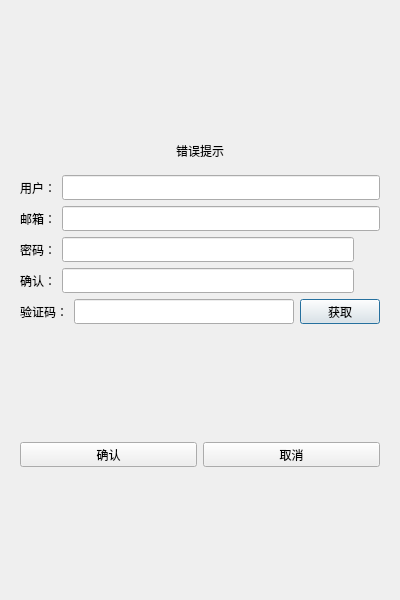
<?xml version="1.0" encoding="UTF-8"?>
<ui version="4.0">
 <class>RegisterDialog</class>
 <widget class="QDialog" name="RegisterDialog">
  <property name="geometry">
   <rect>
    <x>0</x>
    <y>0</y>
    <width>400</width>
    <height>600</height>
   </rect>
  </property>
  <property name="minimumSize">
   <size>
    <width>400</width>
    <height>600</height>
   </size>
  </property>
  <property name="maximumSize">
   <size>
    <width>400</width>
    <height>600</height>
   </size>
  </property>
  <property name="windowTitle">
   <string>Dialog</string>
  </property>
  <layout class="QVBoxLayout" name="verticalLayout_2">
   <item>
    <layout class="QVBoxLayout" name="verticalLayout">
     <item>
      <widget class="QStackedWidget" name="stackedWidget">
       <property name="currentIndex">
        <number>0</number>
       </property>
       <widget class="QWidget" name="page">
        <layout class="QVBoxLayout" name="verticalLayout_3">
         <item>
          <spacer name="verticalSpacer">
           <property name="orientation">
            <enum>Qt::Orientation::Vertical</enum>
           </property>
           <property name="sizeHint" stdset="0">
            <size>
             <width>20</width>
             <height>40</height>
            </size>
           </property>
          </spacer>
         </item>
         <item>
          <widget class="QWidget" name="widget" native="true">
           <layout class="QVBoxLayout" name="verticalLayout_4">
            <item>
             <widget class="QLabel" name="err_tip">
              <property name="text">
               <string>错误提示</string>
              </property>
              <property name="alignment">
               <set>Qt::AlignmentFlag::AlignCenter</set>
              </property>
             </widget>
            </item>
           </layout>
          </widget>
         </item>
         <item>
          <layout class="QHBoxLayout" name="horizontalLayout">
           <item>
            <widget class="QLabel" name="user_label">
             <property name="minimumSize">
              <size>
               <width>0</width>
               <height>25</height>
              </size>
             </property>
             <property name="maximumSize">
              <size>
               <width>16777215</width>
               <height>25</height>
              </size>
             </property>
             <property name="text">
              <string>用户：</string>
             </property>
            </widget>
           </item>
           <item>
            <widget class="QLineEdit" name="user_edit">
             <property name="minimumSize">
              <size>
               <width>0</width>
               <height>25</height>
              </size>
             </property>
             <property name="maximumSize">
              <size>
               <width>16777215</width>
               <height>25</height>
              </size>
             </property>
            </widget>
           </item>
          </layout>
         </item>
         <item>
          <layout class="QHBoxLayout" name="horizontalLayout_3">
           <item>
            <widget class="QLabel" name="email_label">
             <property name="minimumSize">
              <size>
               <width>0</width>
               <height>25</height>
              </size>
             </property>
             <property name="maximumSize">
              <size>
               <width>16777215</width>
               <height>25</height>
              </size>
             </property>
             <property name="text">
              <string>邮箱：</string>
             </property>
            </widget>
           </item>
           <item>
            <widget class="QLineEdit" name="email_edit">
             <property name="minimumSize">
              <size>
               <width>0</width>
               <height>25</height>
              </size>
             </property>
             <property name="maximumSize">
              <size>
               <width>16777215</width>
               <height>25</height>
              </size>
             </property>
            </widget>
           </item>
          </layout>
         </item>
         <item>
          <layout class="QHBoxLayout" name="horizontalLayout_4">
           <item>
            <widget class="QLabel" name="pass_label">
             <property name="minimumSize">
              <size>
               <width>0</width>
               <height>25</height>
              </size>
             </property>
             <property name="maximumSize">
              <size>
               <width>16777215</width>
               <height>25</height>
              </size>
             </property>
             <property name="text">
              <string>密码：</string>
             </property>
            </widget>
           </item>
           <item>
            <widget class="QLineEdit" name="pass_edit">
             <property name="minimumSize">
              <size>
               <width>0</width>
               <height>25</height>
              </size>
             </property>
             <property name="maximumSize">
              <size>
               <width>16777215</width>
               <height>25</height>
              </size>
             </property>
            </widget>
           </item>
           <item>
            <widget class="ClickedLabel" name="pass_visible">
             <property name="minimumSize">
              <size>
               <width>20</width>
               <height>20</height>
              </size>
             </property>
             <property name="maximumSize">
              <size>
               <width>20</width>
               <height>20</height>
              </size>
             </property>
             <property name="styleSheet">
              <string notr="true"/>
             </property>
             <property name="text">
              <string/>
             </property>
            </widget>
           </item>
          </layout>
         </item>
         <item>
          <layout class="QHBoxLayout" name="horizontalLayout_5">
           <item>
            <widget class="QLabel" name="confirm_label">
             <property name="minimumSize">
              <size>
               <width>0</width>
               <height>25</height>
              </size>
             </property>
             <property name="maximumSize">
              <size>
               <width>16777215</width>
               <height>25</height>
              </size>
             </property>
             <property name="text">
              <string>确认：</string>
             </property>
            </widget>
           </item>
           <item>
            <widget class="QLineEdit" name="confirm_edit">
             <property name="minimumSize">
              <size>
               <width>0</width>
               <height>25</height>
              </size>
             </property>
             <property name="maximumSize">
              <size>
               <width>16777215</width>
               <height>25</height>
              </size>
             </property>
            </widget>
           </item>
           <item>
            <widget class="ClickedLabel" name="confirm_visible">
             <property name="minimumSize">
              <size>
               <width>20</width>
               <height>20</height>
              </size>
             </property>
             <property name="maximumSize">
              <size>
               <width>20</width>
               <height>20</height>
              </size>
             </property>
             <property name="styleSheet">
              <string notr="true"/>
             </property>
             <property name="text">
              <string/>
             </property>
            </widget>
           </item>
          </layout>
         </item>
         <item>
          <layout class="QHBoxLayout" name="horizontalLayout_6">
           <item>
            <widget class="QLabel" name="verify_label">
             <property name="minimumSize">
              <size>
               <width>0</width>
               <height>25</height>
              </size>
             </property>
             <property name="maximumSize">
              <size>
               <width>16777215</width>
               <height>25</height>
              </size>
             </property>
             <property name="text">
              <string>验证码：</string>
             </property>
            </widget>
           </item>
           <item>
            <widget class="QLineEdit" name="verify_edit">
             <property name="minimumSize">
              <size>
               <width>0</width>
               <height>25</height>
              </size>
             </property>
             <property name="maximumSize">
              <size>
               <width>16777215</width>
               <height>25</height>
              </size>
             </property>
            </widget>
           </item>
           <item>
            <widget class="TimerBtn" name="get_code">
             <property name="minimumSize">
              <size>
               <width>0</width>
               <height>25</height>
              </size>
             </property>
             <property name="maximumSize">
              <size>
               <width>16777215</width>
               <height>25</height>
              </size>
             </property>
             <property name="text">
              <string>获取</string>
             </property>
            </widget>
           </item>
          </layout>
         </item>
         <item>
          <spacer name="verticalSpacer_2">
           <property name="orientation">
            <enum>Qt::Orientation::Vertical</enum>
           </property>
           <property name="sizeHint" stdset="0">
            <size>
             <width>20</width>
             <height>40</height>
            </size>
           </property>
          </spacer>
         </item>
         <item>
          <layout class="QHBoxLayout" name="horizontalLayout_7">
           <item>
            <widget class="QPushButton" name="sure_btn">
             <property name="minimumSize">
              <size>
               <width>0</width>
               <height>25</height>
              </size>
             </property>
             <property name="maximumSize">
              <size>
               <width>16777215</width>
               <height>25</height>
              </size>
             </property>
             <property name="text">
              <string>确认</string>
             </property>
            </widget>
           </item>
           <item>
            <widget class="QPushButton" name="cancel_btn">
             <property name="minimumSize">
              <size>
               <width>0</width>
               <height>25</height>
              </size>
             </property>
             <property name="maximumSize">
              <size>
               <width>16777215</width>
               <height>25</height>
              </size>
             </property>
             <property name="text">
              <string>取消</string>
             </property>
            </widget>
           </item>
          </layout>
         </item>
         <item>
          <spacer name="verticalSpacer_3">
           <property name="orientation">
            <enum>Qt::Orientation::Vertical</enum>
           </property>
           <property name="sizeHint" stdset="0">
            <size>
             <width>20</width>
             <height>40</height>
            </size>
           </property>
          </spacer>
         </item>
        </layout>
       </widget>
       <widget class="QWidget" name="page_2">
        <layout class="QVBoxLayout" name="verticalLayout_5">
         <item>
          <spacer name="verticalSpacer_5">
           <property name="orientation">
            <enum>Qt::Orientation::Vertical</enum>
           </property>
           <property name="sizeHint" stdset="0">
            <size>
             <width>20</width>
             <height>40</height>
            </size>
           </property>
          </spacer>
         </item>
         <item>
          <widget class="QLabel" name="tip_lb">
           <property name="text">
            <string>注册成功，5 s后返回登录</string>
           </property>
           <property name="alignment">
            <set>Qt::AlignmentFlag::AlignCenter</set>
           </property>
          </widget>
         </item>
         <item>
          <widget class="QLabel" name="tip2_lb">
           <property name="text">
            <string>可点击返回按钮直接返回登录界面</string>
           </property>
           <property name="alignment">
            <set>Qt::AlignmentFlag::AlignCenter</set>
           </property>
          </widget>
         </item>
         <item>
          <spacer name="verticalSpacer_6">
           <property name="orientation">
            <enum>Qt::Orientation::Vertical</enum>
           </property>
           <property name="sizeHint" stdset="0">
            <size>
             <width>20</width>
             <height>40</height>
            </size>
           </property>
          </spacer>
         </item>
         <item>
          <widget class="QWidget" name="widget_2" native="true">
           <layout class="QHBoxLayout" name="horizontalLayout_2">
            <item>
             <spacer name="horizontalSpacer">
              <property name="orientation">
               <enum>Qt::Orientation::Horizontal</enum>
              </property>
              <property name="sizeHint" stdset="0">
               <size>
                <width>40</width>
                <height>20</height>
               </size>
              </property>
             </spacer>
            </item>
            <item>
             <widget class="QPushButton" name="return_btn">
              <property name="minimumSize">
               <size>
                <width>0</width>
                <height>25</height>
               </size>
              </property>
              <property name="maximumSize">
               <size>
                <width>16777215</width>
                <height>25</height>
               </size>
              </property>
              <property name="text">
               <string>返回登录</string>
              </property>
             </widget>
            </item>
            <item>
             <spacer name="horizontalSpacer_2">
              <property name="orientation">
               <enum>Qt::Orientation::Horizontal</enum>
              </property>
              <property name="sizeHint" stdset="0">
               <size>
                <width>40</width>
                <height>20</height>
               </size>
              </property>
             </spacer>
            </item>
           </layout>
          </widget>
         </item>
         <item>
          <spacer name="verticalSpacer_4">
           <property name="orientation">
            <enum>Qt::Orientation::Vertical</enum>
           </property>
           <property name="sizeHint" stdset="0">
            <size>
             <width>20</width>
             <height>40</height>
            </size>
           </property>
          </spacer>
         </item>
        </layout>
       </widget>
      </widget>
     </item>
    </layout>
   </item>
  </layout>
 </widget>
 <customwidgets>
  <customwidget>
   <class>TimerBtn</class>
   <extends>QPushButton</extends>
   <header location="global">timerbtn.h</header>
  </customwidget>
  <customwidget>
   <class>ClickedLabel</class>
   <extends>QLabel</extends>
   <header location="global">clickedlabel.h</header>
  </customwidget>
 </customwidgets>
 <resources/>
 <connections/>
</ui>
